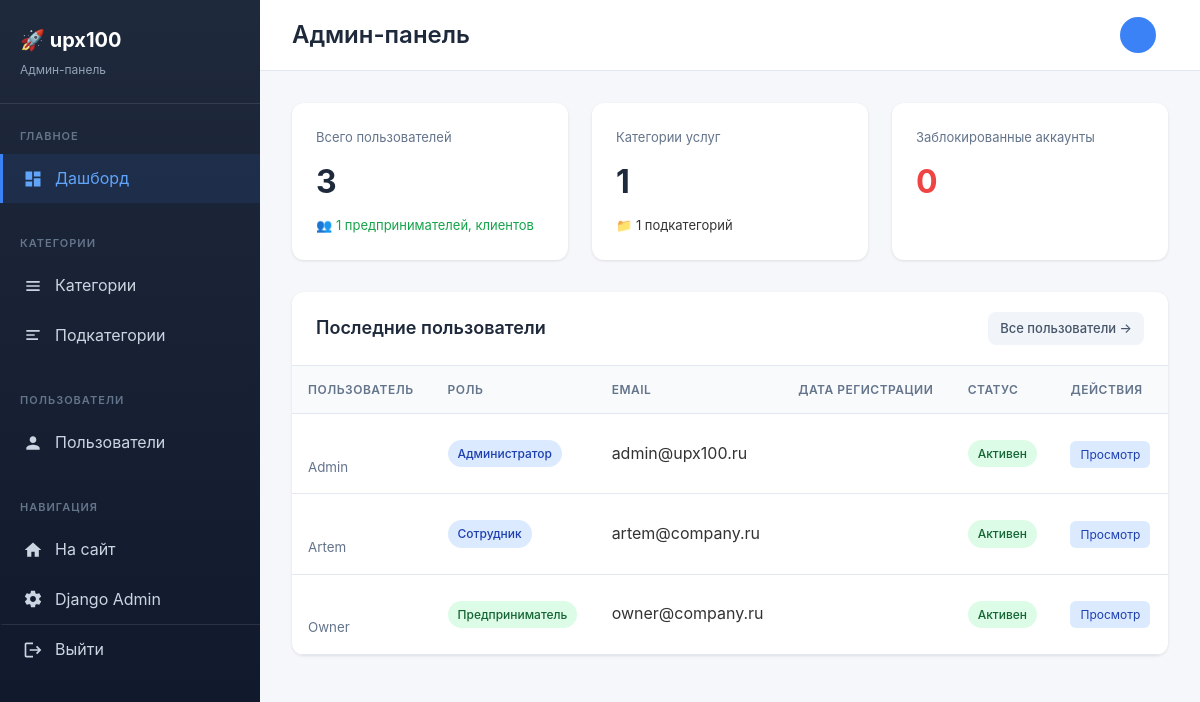
Before: /dashboard/ (signed in) with the older database file.
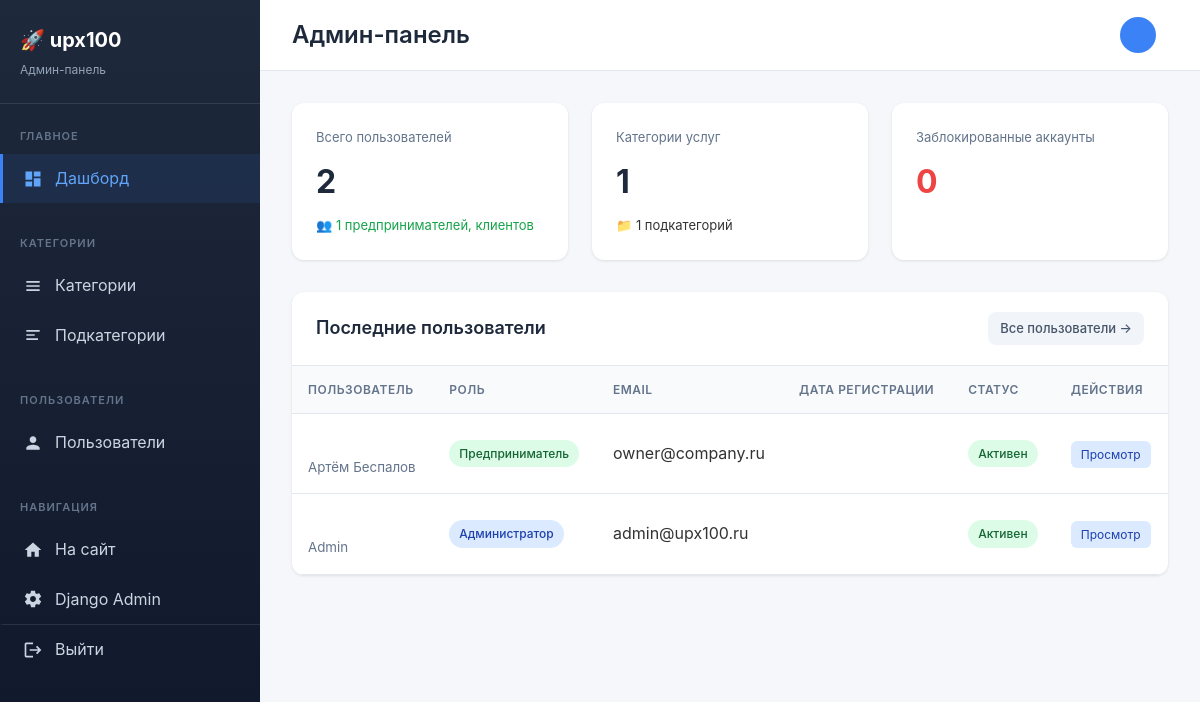
After: the same page with the newer database file.
### accounts/models.py (models this page shows, shortened)
class User(AbstractBaseUser, PermissionsMixin):
    ROLE_CHOICES = (
        ('admin', 'Администратор'),
        ('entrepreneur', 'Предприниматель'),
        ('employee', 'Сотрудник'),
    )
    email = models.EmailField('Email', unique=True)
    first_name = models.CharField('Имя', max_length=30, blank=True)
    last_name = models.CharField('Фамилия', max_length=30, blank=True)
    phone = models.CharField('Телефон', max_length=20, blank=True)
    role = models.CharField('Роль', max_length=20, choices=ROLE_CHOICES, default='entrepreneur')
    is_staff = models.BooleanField('Статус сотрудника', default=False) # Доступ в стандартную админку (если нужно)
    is_active = models.BooleanField('Активен', default=True) # Бан/разбан
    date_joined = models.DateTimeField('Дата регистрации', default=timezone.now)
    company_name = models.CharField('Название компании', max_length=100, blank=True)
    company_description = models.TextField('Описание компании', blank=True)
    company_address = models.CharField('Адрес', max_length=255, blank=True)
    latitude = models.DecimalField('Широта', max_digits=9, decimal_places=6, null=True, blank=True)
    longitude = models.DecimalField('Долгота', max_digits=9, decimal_places=6, null=True, blank=True)
    logo = models.ImageField('Логотип', upload_to='company_logos/', blank=True, null=True)
    is_verified = models.BooleanField('Компания проверена', default=False)
    objects = UserManager()
    USERNAME_FIELD = 'email'
    REQUIRED_FIELDS = []
    class Meta:
        verbose_name = 'Пользователь / Компания'
        verbose_name_plural = 'Пользователи / Компании'

### dashboard/views.py (the view)
# urls.py: path('', views.dashboard_home, name='home'),
@admin_required
def dashboard_home(request):
    users_count = User.objects.count()
    entrepreneurs_count = User.objects.filter(role='entrepreneur').count()
    admins_count = User.objects.filter(role='admin').count()
    from companies.models import Category, Subcategory
    categories_count = Category.objects.count()
    subcategories_count = Subcategory.objects.count()
    recent_users = User.objects.order_by('-date_joined')[:10]
    inactive_users = User.objects.filter(is_active=False).count()
    context = {
        'users_count': users_count,
        'entrepreneurs_count': entrepreneurs_count,
        'admins_count': admins_count,
        'categories_count': categories_count,
        'subcategories_count': subcategories_count,
        'recent_users': recent_users,
        'inactive_users': inactive_users,
        'title': 'Админ-панель',
    }
    return render(request, 'dashboard/home.html', context)

### dashboard/views.py (called while the page is built)
def is_admin(user):
    return user.is_authenticated and (user.is_superuser or user.role == 'admin')

### templates/dashboard/home.html (shortened to what this page needs)
{% extends 'dashboard/base.html' %}
{% block content %}
<div class="stats-grid">
    <div class="stat-card">
        <div class="stat-label">Всего пользователей</div>
        <div class="stat-value">{{ users_count }}</div>
        <div class="stat-change positive">
            <span>👥 {{ entrepreneurs_count }} предпринимателей, {{ clients_count }} клиентов</span>
        </div>
    </div>
    <div class="stat-card">
        <div class="stat-label">Категории услуг</div>
        <div class="stat-value">{{ categories_count }}</div>
        <div class="stat-change">
            <span>📁 {{ subcategories_count }} подкатегорий</span>
        </div>
    </div>
    <div class="stat-card">
        <div class="stat-label">Заблокированные аккаунты</div>
        <div class="stat-value" style="color: #ef4444;">{{ inactive_users }}</div>
    </div>
</div>
<div class="card">
    <div class="card-header">
        <h3 class="card-title">Последние пользователи</h3>
        <a href="{% url 'dashboard:user_list' %}" class="btn btn-secondary btn-sm">Все пользователи →</a>
    </div>
    <div class="card-body" style="padding: 0;">
        <div class="table-responsive">
            <table>
                <thead>
                    <tr>
                        <th>Пользователь</th>
                        <th>Роль</th>
                        <th>Email</th>
                        <th>Дата регистрации</th>
                        <th>Статус</th>
                        <th>Действия</th>
                    </tr>
                </thead>
                <tbody>
                    {% for user in recent_users %}
                    <tr>
                        <td>
                            {% if user.first_name or user.last_name %}
                            <br><small style="color: #64748b;">{{ user.first_name }} {{ user.last_name }}</small>
                            {% endif %}
                        </td>
                        <td>
                            {% if user.role == 'admin' %}
                            <span class="badge badge-info">Администратор</span>
                            {% elif user.role == 'entrepreneur' %}
                            <span class="badge badge-success">Предприниматель</span>
                            {% else %}
                            <span class="badge badge-info">Сотрудник</span>
                            {% endif %}
                        </td>
                        <td>{{ user.email }}</td>
                        <td>{{ user.created_at|date:"d.m.Y H:i" }}</td>
                        <td>
                            {% if user.is_active %}
                            <span class="badge badge-success">Активен</span>
                            {% else %}
                            <span class="badge badge-danger">Заблокирован</span>
                            {% endif %}
                        </td>
                        <td>
                            <a href="{% url 'dashboard:user_detail' user.pk %}" class="action-btn edit">Просмотр</a>
                        </td>
                    </tr>
                    {% empty %}
                    <tr>
                        <td colspan="6" class="empty-state">
                            <p>Нет зарегистрированных пользователей</p>
                        </td>
                    </tr>
                    {% endfor %}
                </tbody>
            </table>
        </div>
    </div>
</div>
{% endblock %}

### templates/dashboard/base.html (shortened to what this page needs)
<!DOCTYPE html>
<html lang="ru">
<head>
</head>
<body>
    <div class="dashboard-container">
        <aside class="sidebar">
            <div class="sidebar-header">
                <h1>🚀 upx100</h1>
                <p>Админ-панель</p>
            </div>
            <nav class="sidebar-nav">
                <div class="nav-section">
                    <div class="nav-section-title">Главное</div>
                    <a href="{% url 'dashboard:home' %}" class="nav-link {% if request.resolver_match.url_name == 'home' %}active{% endif %}">
                        <svg class="nav-icon" viewBox="0 0 24 24"><path d="M3 13h8V3H3v10zm0 8h8v-6H3v6zm10 0h8V11h-8v10zm0-18v6h8V3h-8z"/></svg>
                        Дашборд
                    </a>
                </div>
                <div class="nav-section">
                    <div class="nav-section-title">Категории</div>
                    <a href="{% url 'dashboard:category_list' %}" class="nav-link {% if 'category' in request.resolver_match.url_name %}active{% endif %}">
                        <svg class="nav-icon" viewBox="0 0 24 24"><path d="M4 6h16v2H4zm0 5h16v2H4zm0 5h16v2H4z"/></svg>
                        Категории
                    </a>
                    <a href="{% url 'dashboard:subcategory_list' %}" class="nav-link {% if 'subcategory' in request.resolver_match.url_name %}active{% endif %}">
                        <svg class="nav-icon" viewBox="0 0 24 24"><path d="M4 6h16v2H4zm0 5h10v2H4zm0 5h14v2H4z"/></svg>
                        Подкатегории
                    </a>
                </div>
                <div class="nav-section">
                    <div class="nav-section-title">Пользователи</div>
                    <a href="{% url 'dashboard:user_list' %}" class="nav-link {% if 'user' in request.resolver_match.url_name %}active{% endif %}">
                        <svg class="nav-icon" viewBox="0 0 24 24"><path d="M12 12c2.21 0 4-1.79 4-4s-1.79-4-4-4-4 1.79-4 4 1.79 4 4 4zm0 2c-2.67 0-8 1.34-8 4v2h16v-2c0-2.66-5.33-4-8-4z"/></svg>
                        Пользователи
                    </a>
                </div>
                <div class="nav-section">
                    <div class="nav-section-title">Навигация</div>
                    <a href="/" class="nav-link" target="_blank">
                        <svg class="nav-icon" viewBox="0 0 24 24"><path d="M10 20v-6h4v6h5v-8h3L12 3 2 12h3v8z"/></svg>
                        На сайт
                    </a>
                    <a href="/admin/" class="nav-link" target="_blank">
                        Django Admin
                    </a>
                    <a href="{% url 'accounts:logout' %}" class="nav-link" style="margin-top: auto; border-top: 1px solid rgba(255,255,255,0.1);">
                        <svg class="nav-icon" viewBox="0 0 24 24"><path d="M17 7l-1.41 1.41L18.17 11H8v2h10.17l-2.58 2.58L17 17l5-5zM4 5h8V3H4c-1.1 0-2 .9-2 2v14c0 1.1.9 2 2 2h8v-2H4V5z"/></svg>
                        Выйти
                    </a>
                </div>
            </nav>
        </aside>
        <main class="main-content">
            <div class="topbar">
                <h2 class="topbar-title">{{ title }}</h2>
                <div class="user-menu">
                    <div class="user-avatar">{{ user.username|first|upper }}</div>
                </div>
            </div>
            <div class="content-area">
                {% block content %}{% endblock %}
            </div>
        </main>
    </div>
</body>
</html>

### templates/dashboard/base.html (style rules this page uses)
* { margin: 0; padding: 0; box-sizing: border-box; }
body { font-family: -apple-system, BlinkMacSystemFont, 'Segoe UI', Roboto, Oxygen, Ubuntu, sans-serif; background-color: #f5f7fa; color: #333; line-height: 1.6; }
.dashboard-container { display: flex; min-height: 100vh; }
.sidebar { width: 260px; background: linear-gradient(180deg, #1e293b 0%, #0f172a 100%); color: #fff; position: fixed; height: 100vh; overflow-y: auto; }
.sidebar-header { padding: 24px 20px; border-bottom: 1px solid rgba(255,255,255,0.1); }
.sidebar-header h1 { font-size: 20px; font-weight: 700; color: #fff; }
.sidebar-header p { font-size: 12px; color: #94a3b8; margin-top: 4px; }
.sidebar-nav { padding: 16px 0; }
.nav-section { margin-bottom: 24px; }
.nav-section-title { padding: 8px 20px; font-size: 11px; text-transform: uppercase; letter-spacing: 1px; color: #64748b; font-weight: 600; }
.nav-link { display: flex; align-items: center; padding: 12px 20px; color: #cbd5e1; text-decoration: none; transition: all 0.2s; border-left: 3px solid transparent; }
.nav-link.active { background: rgba(59, 130, 246, 0.1); color: #60a5fa; border-left-color: #3b82f6; }
.nav-icon { width: 20px; height: 20px; margin-right: 12px; fill: currentColor; }
.main-content { flex: 1; margin-left: 260px; padding: 0; }
.topbar { background: #fff; padding: 16px 32px; border-bottom: 1px solid #e2e8f0; display: flex; justify-content: space-between; align-items: center; position: sticky; top: 0; z-index: 100; }
.topbar-title { font-size: 24px; font-weight: 600; color: #1e293b; }
.user-menu { display: flex; align-items: center; gap: 12px; }
.user-avatar { width: 36px; height: 36px; border-radius: 50%; background: #3b82f6; color: #fff; display: flex; align-items: center; justify-content: center; font-weight: 600; font-size: 14px; }
.content-area { padding: 32px; }
.card { background: #fff; border-radius: 12px; box-shadow: 0 1px 3px rgba(0,0,0,0.1); overflow: hidden; }
.card-header { padding: 20px 24px; border-bottom: 1px solid #e2e8f0; display: flex; justify-content: space-between; align-items: center; }
.card-title { font-size: 18px; font-weight: 600; color: #1e293b; }
.card-body { padding: 24px; }
.stats-grid { display: grid; grid-template-columns: repeat(auto-fit, minmax(240px, 1fr)); gap: 24px; margin-bottom: 32px; }
.stat-card { background: #fff; border-radius: 12px; padding: 24px; box-shadow: 0 1px 3px rgba(0,0,0,0.1); }
.stat-label { font-size: 13px; color: #64748b; margin-bottom: 8px; }
.stat-value { font-size: 32px; font-weight: 700; color: #1e293b; }
.stat-change { font-size: 13px; margin-top: 8px; }
.stat-change.positive { color: #16a34a; }
.table-responsive { overflow-x: auto; }
table { width: 100%; border-collapse: collapse; }
th, td { padding: 14px 16px; text-align: left; border-bottom: 1px solid #e2e8f0; }
th { background: #f8fafc; font-weight: 600; font-size: 12px; text-transform: uppercase; letter-spacing: 0.5px; color: #64748b; }
.btn { display: inline-flex; align-items: center; gap: 8px; padding: 10px 20px; border-radius: 8px; font-size: 14px; font-weight: 500; text-decoration: none; cursor: pointer; border: none; transition: all 0.2s; }
.btn-secondary { background: #f1f5f9; color: #475569; }
.btn-sm { padding: 6px 12px; font-size: 13px; }
.badge { display: inline-block; padding: 4px 10px; border-radius: 20px; font-size: 12px; font-weight: 500; }
.badge-success { background: #dcfce7; color: #166534; }
.badge-info { background: #dbeafe; color: #1e40af; }
.action-btn { padding: 6px 10px; border-radius: 6px; font-size: 12px; text-decoration: none; transition: all 0.2s; }
.action-btn.edit { background: #dbeafe; color: #1e40af; }

Changed rows visible on the page:
removed User: first_name "Artem", role "Сотрудник", email "artem@company.ru", is_active "Активен"
removed User: first_name "Owner", role "Предприниматель", email "owner@company.ru", is_active "Активен"
added User: first_name "Артём", last_name "Беспалов", role "Предприниматель", email "owner@company.ru", is_active "Активен"
Other visible differences:
{{ users_count }}: "3" → "2"
